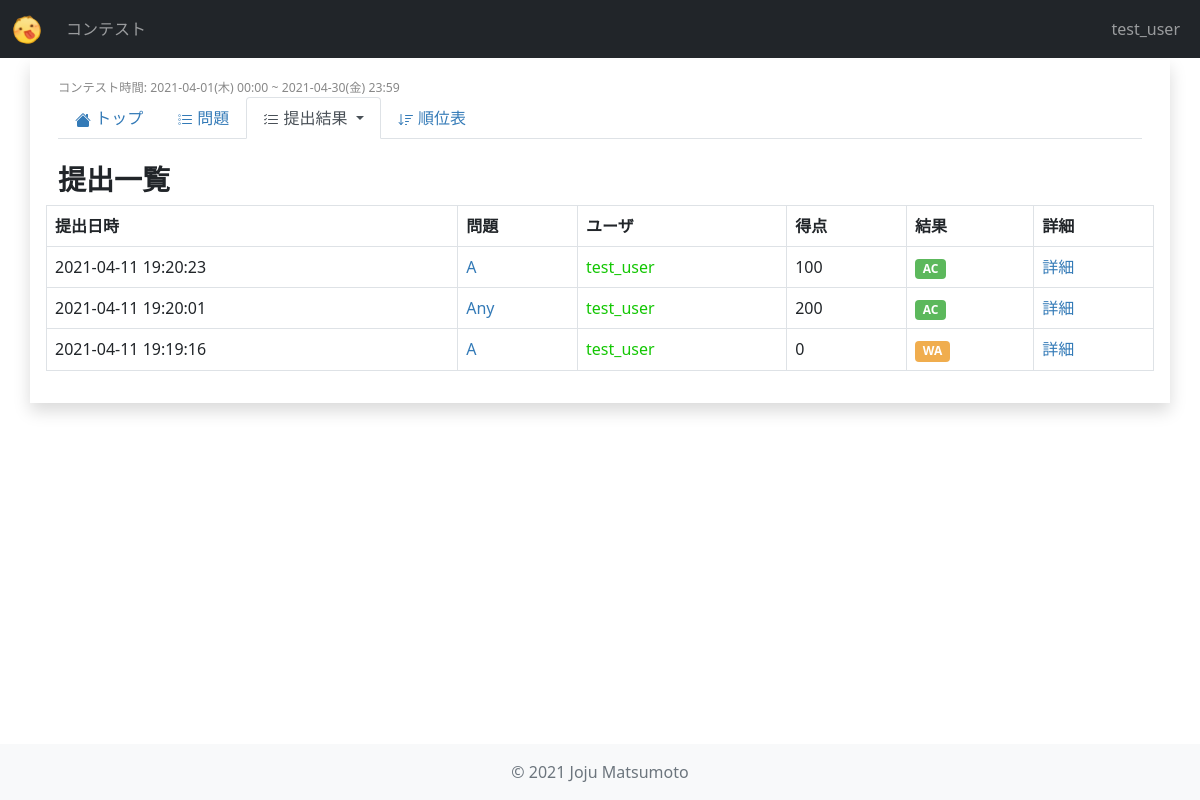
The app's page /contests/mmc_1/submissions/ (signed in) with its own data.
### users/models.py (models this page shows)
class User(AbstractUser):
    objects = UserManager()
    def get_colored_username(self):
        try:
            user_profile = UserProfile.objects.get(user=self)
        except:
            return self.username
        return "<span style='color: {};'>{}</span>".format(user_profile.color, self.username)

### contests/models.py (models this page shows, shortened)
class Contest(models.Model):
    title = models.CharField(
        verbose_name="タイトル",
        max_length=255,
    )
    abstract = models.TextField(
        verbose_name="概要",
        max_length=2000,
    )
    short_name = models.CharField(
        verbose_name="省略形",
        max_length=20,
        unique=True,
        default="null",
    )
    start_date = models.DateTimeField(
        verbose_name="開始日時",
    )
    end_date = models.DateTimeField(
        verbose_name="終了日時",
    )
    users = models.ManyToManyField(
        settings.AUTH_USER_MODEL,
        verbose_name="参加者",
        blank=True,
    )
    penalty = models.IntegerField(
        verbose_name="ペナルティ(分)",
        default=5,
    )
    def is_live(self) -> bool:
        now = timezone.now()
        return self.start_date <= now <= self.end_date
    def get_start_time_str(self) -> str:
        return utils.datetime_str(self.start_date)
    def get_end_time_str(self) -> str:
        return utils.datetime_str(self.end_date)

class Submission(models.Model):
    answer = models.TextField(
        verbose_name="回答",
        blank=False,
        null=False,
    )
    user = models.ForeignKey(
        settings.AUTH_USER_MODEL,
        verbose_name="提出者",
        on_delete=models.CASCADE,
    )
    problem = models.ForeignKey(
        Problem,
        verbose_name="問題",
        on_delete=models.CASCADE,
    )
    submission_date = models.DateTimeField(
        verbose_name="提出日時",
        default=timezone.now,
    )
    status = models.CharField(
        verbose_name="状態",
        max_length=10,
        default="WAIT",
    )
    accepted = models.BooleanField(
        verbose_name="結果",
        default=False,
    )
    point = models.IntegerField(
        verbose_name="得点",
        default=0,
    )
    total_test_case = models.IntegerField(
        verbose_name="テストケースの数",
        default=0,
    )
    judged_test_case = models.IntegerField(
        verbose_name="ジャッジ済テストケースの数",
        default=0,
    )
    def get_date_str(self):
        dt = localtime(self.submission_date)
        return dt.strftime("%Y-%m-%d %H:%M:%S")

class Problem(models.Model):
    order = models.CharField(
        verbose_name="問題番号(アルファベット)",
        max_length=5,
        default="A",
    )
    title = models.CharField(
        verbose_name="タイトル",
        max_length=100,
    )
    question = models.TextField(
        verbose_name="問題",
        max_length=2000,
    )
    answer = models.TextField(
        verbose_name="正解",
        max_length=2000,
    )
    contest = models.ForeignKey(
        Contest,
        verbose_name="コンテスト",
        on_delete=models.CASCADE,
    )
    point = models.IntegerField(
        verbose_name="スコア",
        default=0,
    )

class UserProfile(models.Model):
    user = models.OneToOneField(
        settings.AUTH_USER_MODEL,
        on_delete=models.CASCADE,
        verbose_name="ユーザー",
    )
    color = ColorField(
        default="#000000",
        verbose_name="カラー",
    )
    organization = models.CharField(
        verbose_name="所属",
        max_length=200,
        blank=True,
        null=True,
    )

### contests/views.py (the view)
class SubmissionsView(View):
    def get(self, request, short_name, *args, **kwargs):
        if not request.user.is_authenticated:   # 要ログイン
            return redirect("users:index")
        contest = models.Contest.objects.get(short_name=short_name)
        submissions = models.Submission.objects.filter(problem__contest=contest).order_by("-submission_date")
        if contest.is_live():   # 開催中はユーザは自分の提出のみ見られる
            submissions = submissions.filter(user=request.user)
        context = {
            "contest": contest,
            "submissions": submissions,
        }
        return render(request, "contests/submissions.html", context)

### contests/utils.py (called while the page is built)
def datetime_str(dt: datetime.datetime) -> str:
    dt = localtime(dt)
    return "{}({}) {}".format(
        dt.strftime("%Y-%m-%d"),
        day_of_week_to_japanese[dt.strftime("%a")],
        dt.strftime("%H:%M")
    )

### contests/templates/contests/submissions.html (shortened to what this page needs)
{% extends 'contests/contest_base.html' %}
{% block contest_tab_submissions %}active{% endblock %}
{% block contest_content %}
<div class="col-sm-12">
    <h3>提出一覧</h3>
</div>
{% if user not in contest.users.all and not contest.is_past_contest %}
    <p>参加してください</p>
{% else %}
    <table class="table table-bordered">
        <thead>
            <tr>
                <th>提出日時</th>
                <th>問題</th>
                <th>ユーザ</th>
                <th>得点</th>
                <th>結果</th>
                <th>詳細</th>
            </tr>
        </thead>
        {% for submission in submissions %}
            <tbody>
                <tr>
                    <td>{{ submission.get_date_str }}</td>
                    <td>
                        <a href="{% url 'contests:problem_detail' contest.short_name submission.problem.id %}">
                            {{ submission.problem.title }}
                        </a>
                    </td>
                    <td>{{ submission.user.get_colored_username|safe }}</td>
                    <td>{{ submission.point }}</td>
                    <td>
                        {% if submission.judged_test_case < submission.total_test_case %} {% comment %} ジャッジ中 {% endcomment %}
                            <span class="badge label-waiting-judge {% if not submission.accepted %}label-warning{% endif %}">
                                {{submission.judged_test_case}}/{{submission.total_test_case}}
                            </span>
                        {% else %} {% comment %} 結果が確定 {% endcomment %}
                            <span class="badge label-{% if submission.accepted %}success{% else %}warning{% endif %}">
                                {{ submission.status }}
                            </span>
                        {% endif %}
                    </td>
                    <td>
                        <a href="{% url 'contests:submission_detail' contest.short_name submission.id %}">
                            詳細
                        </a>
                    </td>
                </tr>
            </tbody>
        {% endfor %}
    </table>
{% endif %}
{% endblock contest_content %}

### contests/templates/contests/contest_base.html (shortened to what this page needs)
{% extends 'base.html' %}
{% block content %}
<div class="row p-3">
    <div class="col-sm-12 small">
        <small class="span-time">コンテスト時間: {{contest.get_start_time_str}} ~ {{contest.get_end_time_str}}</small>
    </div>
    <div class="col-sm-12">
        <ul class="nav nav-tabs navbar-dark mb-4">
            <li class="nav-item">
                <a class="nav-link {% block contest_tab_detail %}{% endblock %}" href="{% url 'contests:contest_detail' contest.short_name %}">
                    トップ
                </a>
            </li>
            {% if user in contest.users.all or contest.is_past_contest %}
            <li class="nav-item">
                <a class="nav-link {% block contest_tab_problems %}{% endblock %}" href="{% url 'contests:problems' contest.short_name %}">
                    問題
                </a>
            </li>
            <li class="nav-item dropdown">
                <a class="nav-link dropdown-toggle  {% block contest_tab_submissions %}{% endblock %}" data-bs-toggle="dropdown" role="button" aria-expanded="false">
                    提出結果
                </a>
            </li>
            {% endif %}
            <li class="nav-item">
                <a class="nav-link {% block contest_tab_standings %}{% endblock %}" href="{% url 'contests:standings' contest.short_name %}">
                    順位表
                </a>
            </li>
        </ul>
    </div>
    {% block contest_content %}{% endblock contest_content %}
</div>
{% endblock content %}

### templates/components/top_bar.html (shortened to what this page needs)
{% load static %}
{% block header %}
<header>
    <nav class="navbar navbar-expand-sm fixed-top navbar-dark bg-dark">
        <div class="container-fluid">
            <a class="navbar-brand" href="{% url 'contests:index' %}">
                <img id="img_logo" src="{% static 'images/logo.png' %}" alt="MatCoder">
            </a>
            <div class="collapse navbar-collapse" id="nav_toggle">
                <ul class="navbar-nav me-auto mb-lg-0">
                    <li class="nav-item active">
                        <a class="nav-link" href="{% url 'contests:index' %}">コンテスト</a>
                    </li>
                </ul>
                <div class="d-flex navbar-nav me-0 mb-lg-0">
                    {% if user.is_authenticated %}
                        <li class="nav-item">
                            <a class="nav-link" href="{% url 'users:index' %}">{{user.username}}</a>
                        </li>
                    {% endif %}
                </div>
            </div>
        </div>
    </nav>
</header>
{% endblock header %}

### static/css/main.css (style rules this page uses)
body { background-color: white; }
#img_logo { height: 30px; }
.label-success { background-color: #5cb85c; }
.label-warning { background-color: #f0ad4e; }
a { color: #337ab7; text-decoration: none; }
.span-time { color: #888; }
thead > tr { font-weight: bold; }
h2, h3, h4, h5 { font-weight: bold; }

### records on screen
User: username "test_user"
Contest: get_start_time_str "2021-04-01(木) 00:00", get_end_time_str "2021-04-30(金) 23:59"
Submission: get_date_str "2021-04-11 19:20:23", problem "A", user.get_colored_username "test_user", point "100", status "AC"
Submission: get_date_str "2021-04-11 19:20:01", problem "Any", user.get_colored_username "test_user", point "200", status "AC"
Submission: get_date_str "2021-04-11 19:19:16", problem "A", user.get_colored_username "test_user", point "0", status "WA"
